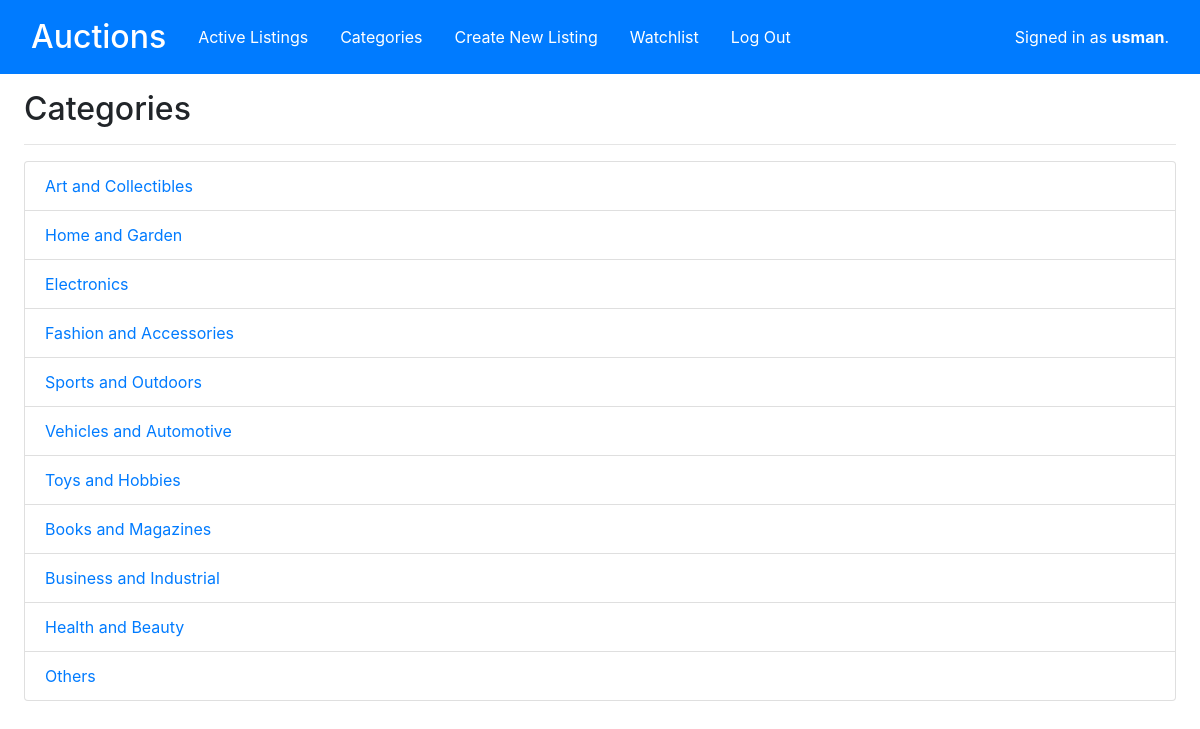
Page /categories (signed in) on the committed database.
### auctions/models.py (models this page shows, shortened)
class User(AbstractUser):
    pass

class Category(models.Model):
    title = models.CharField(max_length=64)

### auctions/views.py (the view)
# urls.py: path("categories",views.categories,name = "categories"),
def categories(request):
    categories = Category.objects.all()
    return render(request,"auctions/categories.html",{
        "categories":categories
    })

### auctions/templates/auctions/categories.html
{% extends "auctions/layout.html" %}
{% block body %}
    <h2 class="mb-3">Categories</h2>
    <hr>
    <ul class="list-group">
        {% for category in categories %}
        <li class="list-group-item"><a href="{% url 'displayCategory' category.id %}">{{ category.title }}</a></li>
        {% endfor %}
    </ul>
{% endblock %}

### auctions/templates/auctions/layout.html (shortened to what this page needs)
{% load static %}
<!DOCTYPE html>
<html lang="en">
    <head>
        <link rel="stylesheet" href="https://stackpath.bootstrapcdn.com/bootstrap/4.4.1/css/bootstrap.min.css">    </head>
    <body >
        <div>
            <nav class="navbar navbar-expand-lg bg-primary" >
                <div class="container-fluid ">
                    <span class="navbar-brand mb-0 h1 text-white" style="font-size:2rem;">Auctions</span>
                    <div class="collapse navbar-collapse" id="navbarNav">
                        <ul class="nav ">
                            <li class="nav-item">
                                <a class="nav-link text-white" href="{% url 'index' %}">Active Listings</a>
                            </li>
                            <li class="nav-item ">
                                <a class="nav-link text-white" href="{% url 'categories' %}">Categories</a>
                            </li>
                            {% if user.is_authenticated %}
                                <li class="nav-item">
                                    <a class="nav-link text-white" href="{% url 'create' %}">Create New Listing</a>
                                </li>
                                <li class="nav-item">
                                    <a class="nav-link text-white" href="{% url 'watchlist' %}">Watchlist</a>
                                </li>
                                <li class="nav-item">
                                    <a class="nav-link text-white" href="{% url 'logout' %}">Log Out</a>
                                </li>
                            {% endif %}
                        </ul>
                    </div>
                    <div class="text-white">
                        {% if user.is_authenticated %}
                            Signed in as <strong>{{ user.username }}</strong>.
                        {% else %}
                            Not signed in.
                        {% endif %}
                    </div>
                </div>
            </nav>
            <div class="px-4 my-3">
                {% block body %}
                {% endblock %}
            </div>
        </div>
    </body>
</html>

### rows in the picture
User: username "usman"
Category: title "Art and Collectibles"
Category: title "Home and Garden"
Category: title "Electronics"
Category: title "Fashion and Accessories"
Category: title "Sports and Outdoors"
Category: title "Vehicles and Automotive"
Category: title "Toys and Hobbies"
Category: title "Books and Magazines"
Category: title "Business and Industrial"
Category: title "Health and Beauty"
Category: title "Others"
